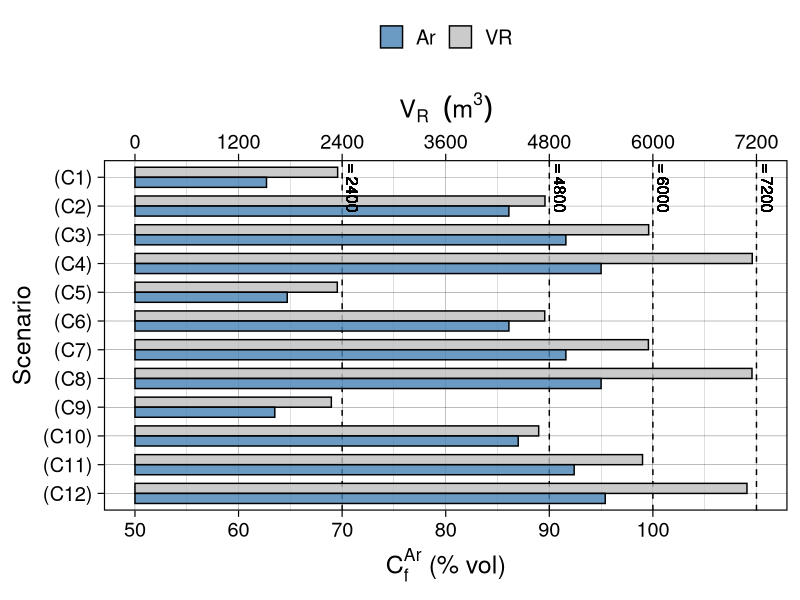
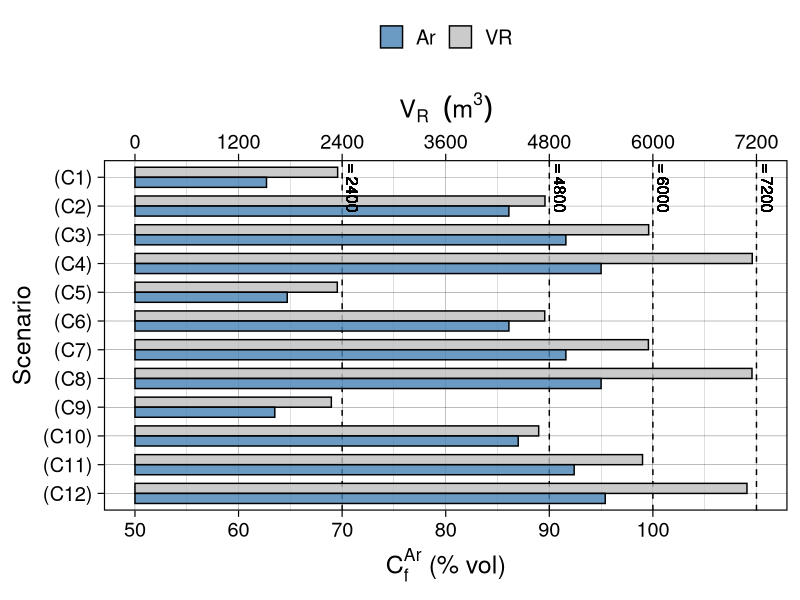

Recreate these plots in R, in order.
library(tidyverse)

df <- read.csv("./data/scenarios_C.csv")

df$Scenario <- factor(df$Scenario)

new_order <- c(paste0("(C", 1:12, ")"))
df$Scenario <- factor(df$Scenario, levels = new_order)

df$Ar <- (df$Ar-50) * 60 * 2

df_long <- df %>% select(c(Scenario, Ar, VR, VI)) %>% 
  pivot_longer(cols = c(VR, Ar), names_to = "Variable", values_to = "Value")

ggplot(df_long, aes(x = Scenario, y = Value, fill = Variable)) +
   geom_hline(yintercept=2400, linetype="dashed", color="black") + 
   geom_hline(yintercept=4800, linetype="dashed", color="black") + 
   geom_hline(yintercept=6000, linetype="dashed", color="black") + 
   geom_hline(yintercept=7200, linetype="dashed", color="black") +
   geom_bar(stat="identity", position="dodge", alpha=0.8, width=0.7, color="black") +
   geom_text(label = expression(paste(V[I], "  = 2400")), angle = 270, x = 12, y = 2500, color = "black", size=4) +
   geom_text(label = expression(paste(V[I], "  = 4800")), angle = 270, x = 12, y = 4900, color = "black", size=4) +
   geom_text(label = expression(paste(V[I], "  = 6000")), angle = 270, x = 12, y = 6100, color = "black", size=4) +
   geom_text(label = expression(paste(V[I], "  = 7200")), angle = 270, x = 12, y = 7300, color = "black", size=4) +
   scale_y_continuous(
    name = expression(paste(C[f]^Ar, " (% vol)")),
    breaks = seq(0, 6000, 1200),
    labels = seq(50, 100, 10),
    sec.axis = sec_axis(
        ~.,
        name = expression(V[R]~~(m^3)),
        breaks = c(0,1200,2400,3600,4800,6000,7200)
    )
   ) +
   scale_x_discrete(limits = rev(levels(df$Scenario))) +
   coord_flip() +
   theme_linedraw(base_size=18) +
   scale_fill_manual(values = c("VR" = "gray", "Ar" = "steelblue")) +
   theme(
    legend.title = element_blank(),
    legend.position = "top"
   )

ggsave("./plots/c_scenarios.png")